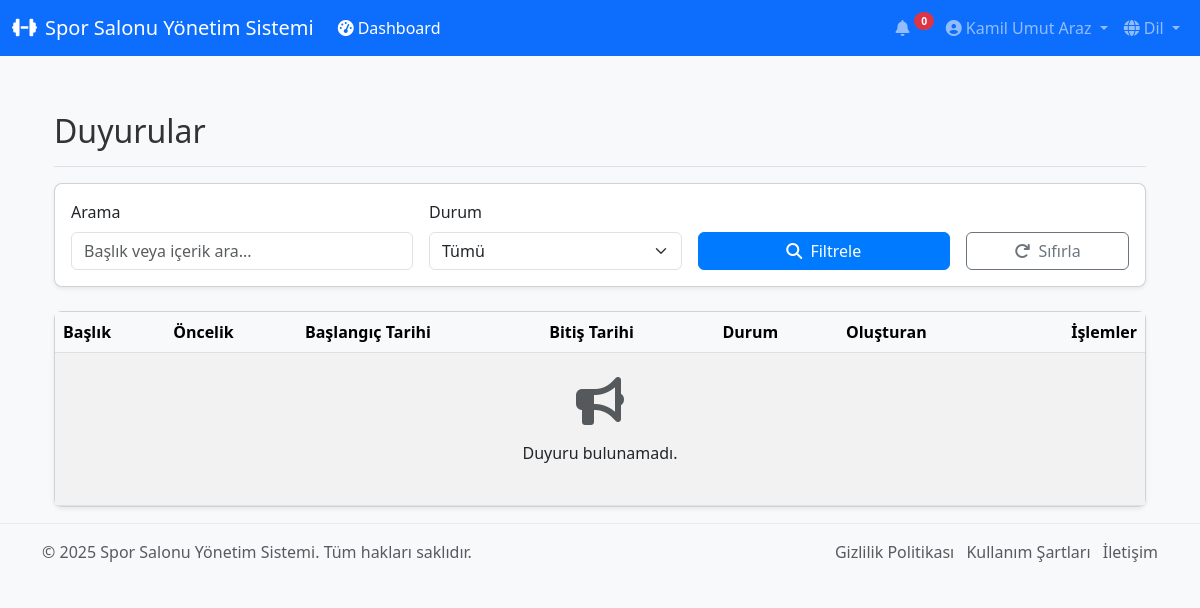
Page /dashboard/announcements/ (signed in) on the earlier database version.
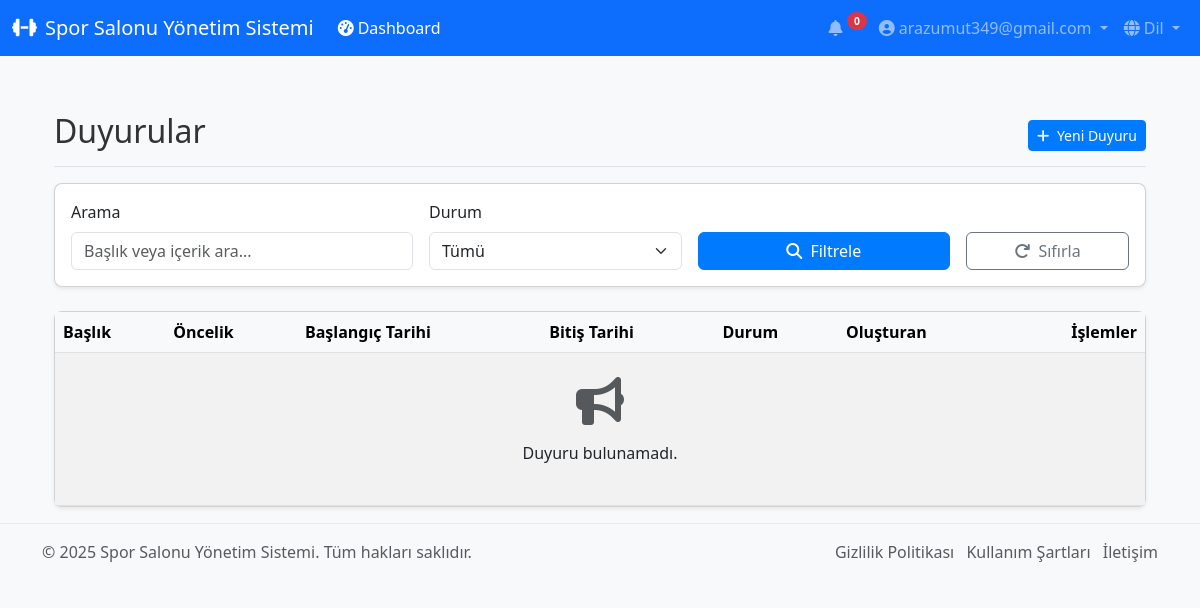
Same page on the later database version.
### accounts/models.py (models this page shows, shortened)
class User(AbstractBaseUser, PermissionsMixin):
    ADMIN = 'admin'
    MANAGER = 'manager'
    TRAINER = 'trainer'
    RECEPTIONIST = 'receptionist'
    MEMBER = 'member'
    ROLE_CHOICES = [
        (ADMIN, _('Yönetici')),
        (MANAGER, _('Müdür')),
        (TRAINER, _('Eğitmen')),
        (RECEPTIONIST, _('Resepsiyon')),
        (MEMBER, _('Üye')),
    ]
    email = models.EmailField(_('Email Adresi'), unique=True)
    first_name = models.CharField(_('Ad'), max_length=30, blank=True)
    last_name = models.CharField(_('Soyad'), max_length=30, blank=True)
    role = models.CharField(_('Rol'), max_length=20, choices=ROLE_CHOICES, default=MEMBER)
    phone_number = models.CharField(_('Telefon numarası'), max_length=15, blank=True, null=True)
    address = models.TextField(_('Adres'), blank=True, null=True)
    profile_picture = models.ImageField(_('Profil fotoğrafı'), upload_to='profile_pics/', blank=True, null=True)
    date_of_birth = models.DateField(_('Doğum tarihi'), blank=True, null=True)
    is_active = models.BooleanField(_('Aktif'), default=True)
    is_staff = models.BooleanField(_('Personel Durumu'), default=False)
    date_joined = models.DateTimeField(_('Kayıt Tarihi'), auto_now_add=True)
    last_login = models.DateTimeField(_('Son giriş'), auto_now=True)
    objects = UserManager()
    USERNAME_FIELD = 'email'
    REQUIRED_FIELDS = []
    class Meta:
        verbose_name = _('Kullanıcı')
        verbose_name_plural = _('Kullanıcılar')
    def get_full_name(self):
        return f"{self.first_name} {self.last_name}".strip() or self.email

### dashboard/views.py (the view)
# urls.py: path('announcements/', views.announcement_list, name='announcement_list'),
@login_required
def announcement_list(request):
    announcements = Announcement.objects.all()
    is_active = request.GET.get('is_active')
    if is_active == 'true':
        announcements = announcements.filter(is_active=True)
    elif is_active == 'false':
        announcements = announcements.filter(is_active=False)
    search_query = request.GET.get('search', '')
    if search_query:
        announcements = announcements.filter(
            Q(title__icontains=search_query) |
            Q(content__icontains=search_query)
        )
    paginator = Paginator(announcements, 10)
    page_number = request.GET.get('page')
    page_obj = paginator.get_page(page_number)
    context = {
        'page_obj': page_obj,
        'is_active': is_active,
        'search_query': search_query,
    }
    return render(request, 'dashboard/announcement_list.html', context)

### accounts/context_processors.py (called while the page is built)
def user_display_name(request):
    if request.user.is_authenticated:
        if request.user.get_full_name():
            display_name = request.user.get_full_name()
        else:
            display_name = request.user.email
    else:
        display_name = None
    return {'user_display_name': display_name}

def username_processor(request):
    if request.user.is_authenticated:
        username = request.user.email
    else:
        username = None
    return {'username': username}

### templates/dashboard/announcement_list.html (shortened to what the changed rows need)
{% extends 'base/base.html' %}
{% load i18n %}
{% block content %}
<div class="container-fluid py-3">
    <div class="d-flex justify-content-between flex-wrap flex-md-nowrap align-items-center pt-3 pb-2 mb-3 border-bottom">
        <h1 class="h2">{% trans "Duyurular" %}</h1>
        <div class="btn-toolbar mb-2 mb-md-0">
            {% if perms.dashboard.add_announcement %}
            <a href="{% url 'dashboard:announcement_add' %}" class="btn btn-sm btn-primary">
                <i class="fas fa-plus me-1"></i> {% trans "Yeni Duyuru" %}
            </a>
            {% endif %}
        </div>
    </div>
    <div class="card">
        <div class="card-body p-0">
            <div class="table-responsive">
                <table class="table table-hover table-striped mb-0">
                    <thead class="table-light">
                        <tr>
                            <th>{% trans "Başlık" %}</th>
                            <th>{% trans "Öncelik" %}</th>
                            <th>{% trans "Başlangıç Tarihi" %}</th>
                            <th>{% trans "Bitiş Tarihi" %}</th>
                            <th>{% trans "Durum" %}</th>
                            <th>{% trans "Oluşturan" %}</th>
                            <th class="text-end">{% trans "İşlemler" %}</th>
                        </tr>
                    </thead>
                </table>
            </div>
        </div>
    </div>
</div>
{% endblock %}

### templates/base/navbar.html (shortened to what this page needs)
{% load i18n %}
<nav class="navbar navbar-expand-lg navbar-dark bg-primary">
    <div class="container-fluid">
        <a class="navbar-brand" href="{% url 'home' %}">
            <i class="fas fa-dumbbell me-2"></i>Spor Salonu Yönetim Sistemi
        </a>
        <div class="collapse navbar-collapse" id="navbarSupportedContent">
            <ul class="navbar-nav me-auto mb-2 mb-lg-0">
                {% if user.is_authenticated %}
                <li class="nav-item">
                    <a class="nav-link {% if request.resolver_match.app_name == 'dashboard' %}active{% endif %}" href="{% url 'dashboard:home' %}">
                        <i class="fas fa-tachometer-alt me-1"></i>{% trans "Dashboard" %}
                    </a>
                </li>
                {% endif %}
            </ul>
            <ul class="navbar-nav ms-auto mb-2 mb-lg-0">
                {% if user.is_authenticated %}
                <li class="nav-item dropdown">
                    <a class="nav-link dropdown-toggle" href="#" id="notificationsDropdown" role="button" data-bs-toggle="dropdown" aria-expanded="false">
                        <i class="fas fa-bell me-1"></i>
                        <span class="badge bg-danger rounded-pill notification-badge">0</span>
                    </a>
                </li>
                <li class="nav-item dropdown">
                    <a class="nav-link dropdown-toggle" href="#" id="userDropdown" role="button" data-bs-toggle="dropdown" aria-expanded="false">
                        <i class="fas fa-user-circle me-1"></i>{{ user.get_full_name|default:user.username }}
                    </a>
                </li>
                {% else %}
                <li class="nav-item">
                    <a class="nav-link" href="{% url 'account_login' %}"><i class="fas fa-sign-in-alt me-1"></i>{% trans "Giriş Yap" %}</a>
                </li>
                {% endif %}
                <li class="nav-item dropdown">
                    <a class="nav-link dropdown-toggle" href="#" id="languageDropdown" role="button" data-bs-toggle="dropdown" aria-expanded="false">
                        <i class="fas fa-globe me-1"></i>{% trans "Dil" %}
                    </a>
                </li>
            </ul>
        </div>
    </div>
</nav>

Differences in the rows shown:
changed User: get_full_name "Kamil Umut Araz" → "arazumut349@gmail.com"; is_superuser False → True (drawn)
Other differences:
text now shown: "Yeni Duyuru"
